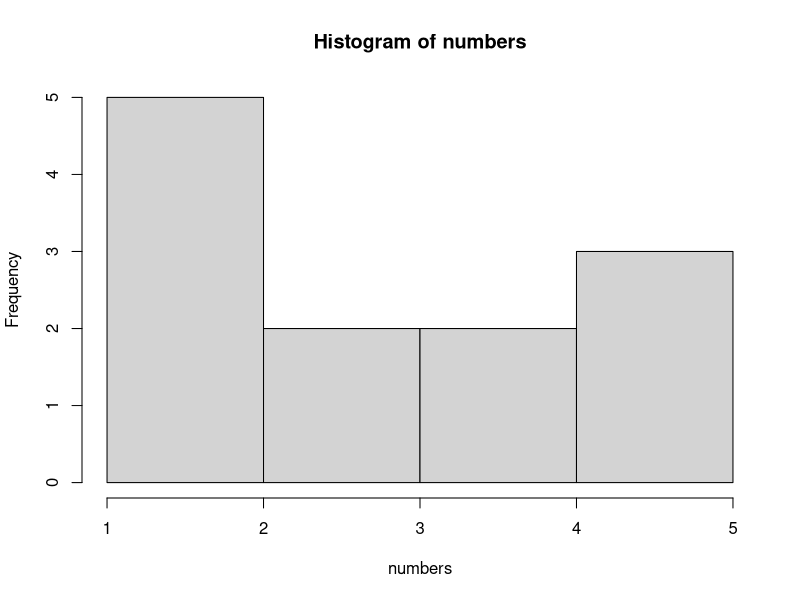
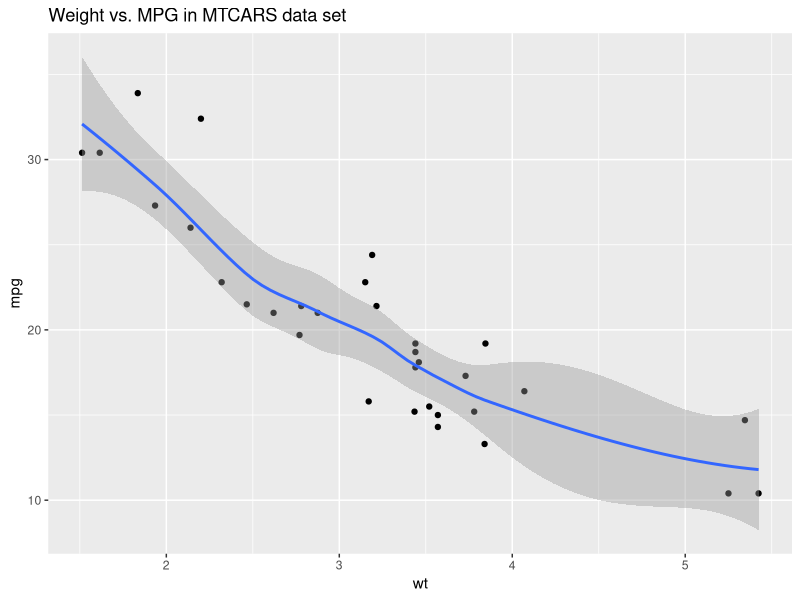

The R script that drew these images, in order:
## ---- chunk 1
numbers <- c(1,5,3,2,4,5,3,2,2,4,5,2)
hist(numbers)
## ---- chunk 2
library(magrittr)
library(ggplot2)
mtcars %>% ggplot(aes(x = wt, y = mpg)) + geom_point() + geom_smooth() + ggtitle("Weight vs. MPG in MTCARS data set")
